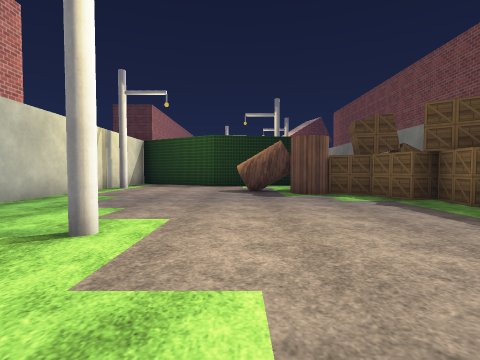
view 1 (above)

21 first-person views from a walk through a scene from a Unity 3-D project. The camera is 1.2 m above the floor, tilts 2° down and sees 85° across. The floor is counted in squares, 2 m on a side. Each view is taken from the middle of a square. On the plan, view 1 faces up. The plan holds only what a view shows up to about 9 squares ahead; the rest is blank. The place goes on beyond the plan. The player is left out. Surface patterns are stand-ins for the level's own textures.

view 2
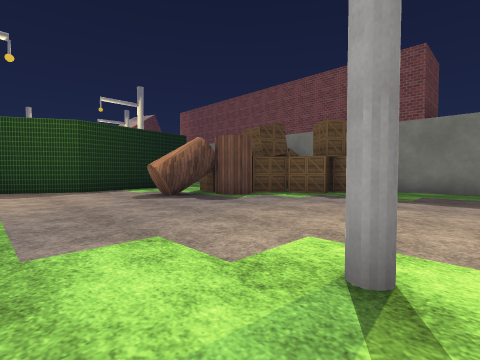

view 3
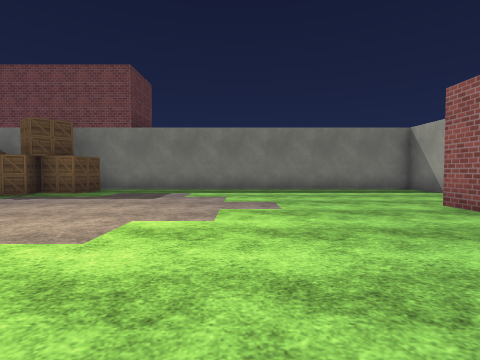

view 4
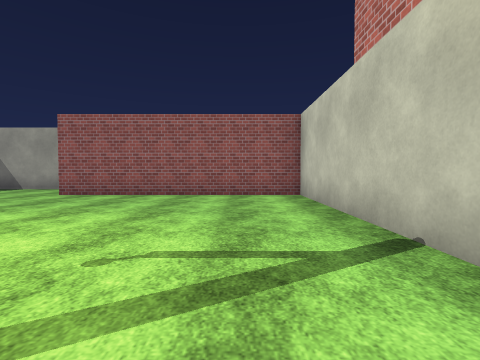

view 5
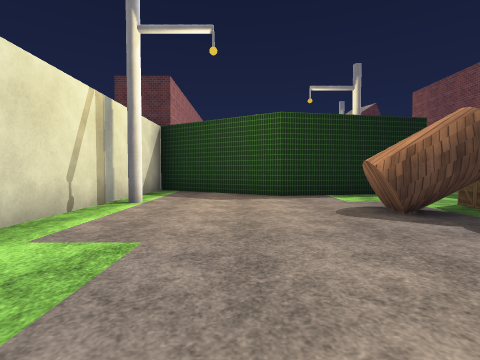

view 6
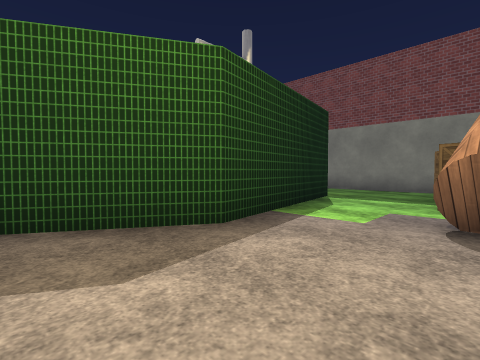

view 7
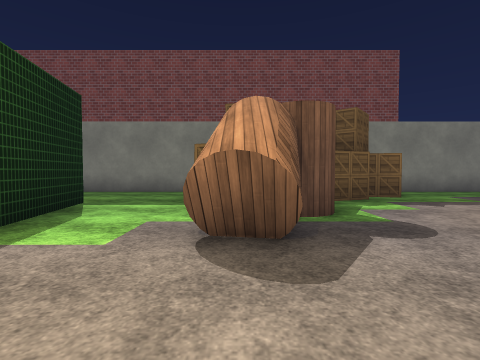

view 8
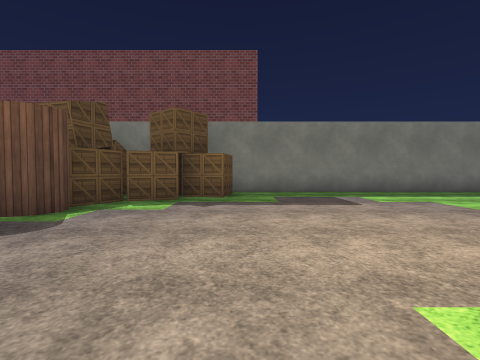

view 9
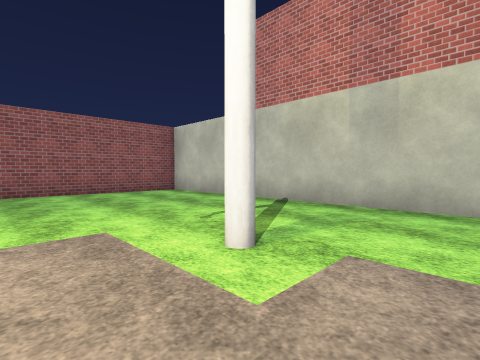

view 10
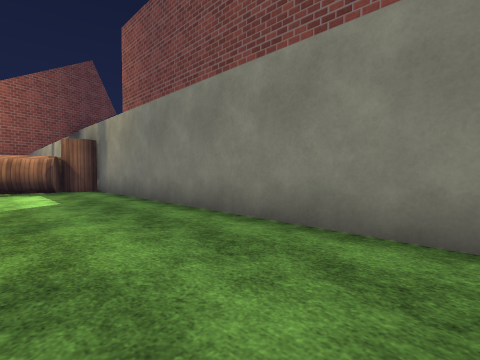

view 11
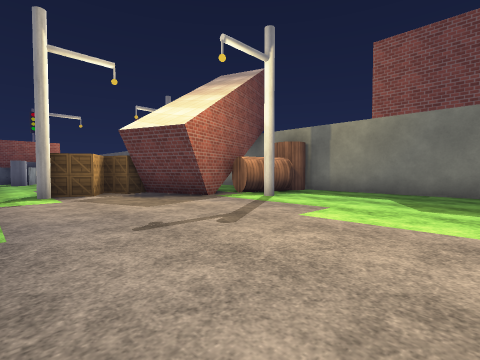

view 12
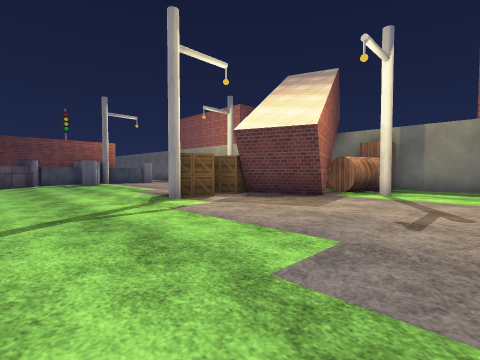

view 13
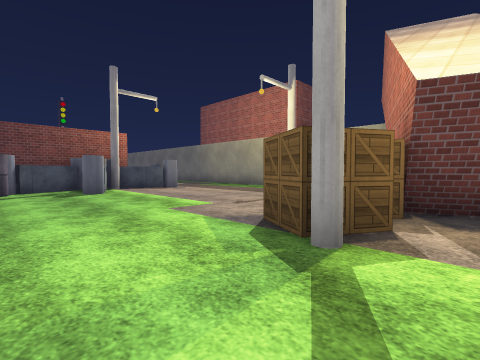

view 14
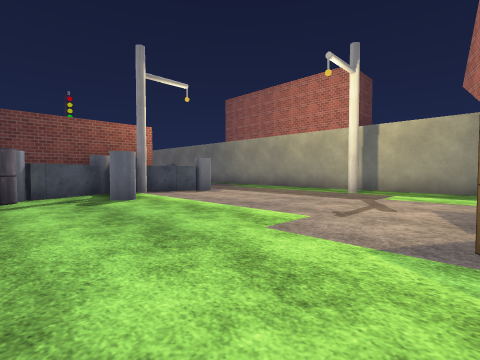

view 15
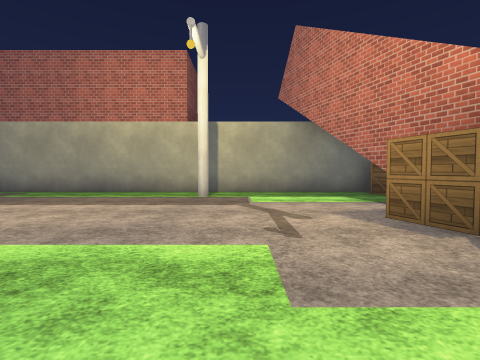

view 16
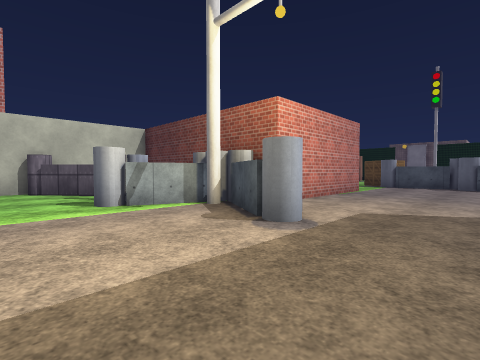

view 17
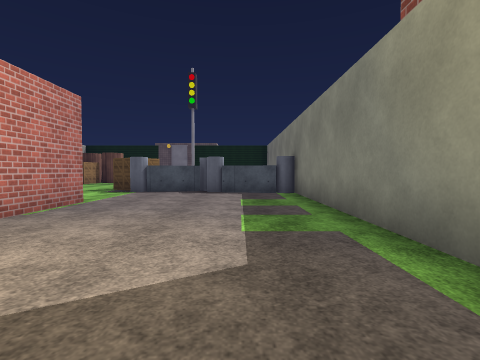

view 18
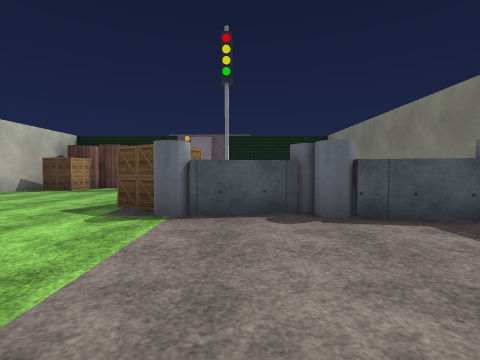

view 19
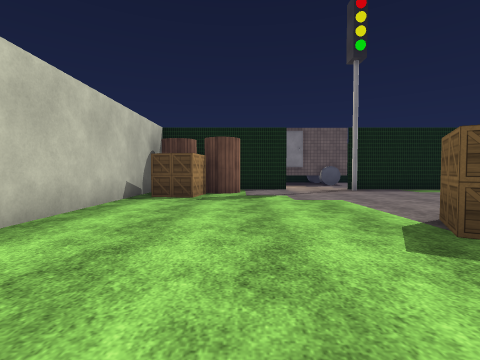

view 20
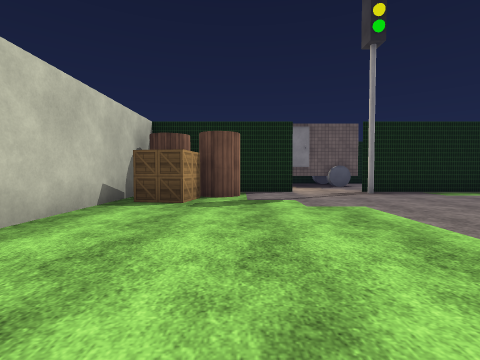

view 21
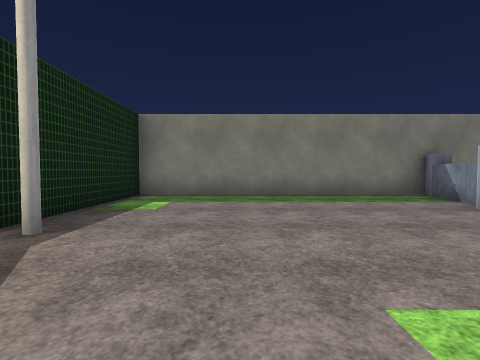

### Floor plan
Points are (right, up) in squares from view 1. A wall is a line through its corners. A room is listed if a view was taken in it or the views show most of it. See-through windows are left out.
Room 1 (views 1, 2, 3, 4, 5, 6, 7, 8, 9, 10)
walls: (5.5, 9) (5.5, 11.5); (2.9, 10.9) (-1, 10.2) (-4.5, 12.3) (-4.5, -3.5) (1.5, -3.5); (2.9, -5.5) (5.5, -5.5) (5.5, 4.6)
ways out: opening at (4, 12) to room 2
objects: other object (-4, 9); other object (-2, 2) to (-1, 3); other object (0, 8) to (1, 8); other object (2, 7); other object (2, 8) to (3, 8); other object (3, 7); other object (4, 5); other object (4, 6); other object (4, 7) to (5, 8); other object (4, 8); other object (4, 9); other object (5, 5) to (5, 6)
Room 2 (views 11, 12, 13, 14, 15, 16, 17, 18, 19, 20, 21)
walls: (1.7, 27.6) (0.5, 28.3); (-1.5, 29) (-2.6, 29); (-4.5, 27.5) (-4.5, 25.4); (1, 33.1) (1, 29.9); (2.5, 20.4) (3, 20.6); (3.4, 18.6) (1.8, 18.1); (4.5, 35.1) (3.4, 35.3); (2.6, 35.7) (1.5, 35.5); (5.5, 19.2) (5.5, 42.5) (1.5, 42.5); (1.6, 18) (1, 19.6); (3.6, 35.8) (4.5, 35.6); (-4.5, 41.4) (-4.5, 36.6); (-0.4, 42.5) (-2, 42.5); (5.5, 11.5) (5.5, 17.6)
low walls: (1.8, 18.1) (1.3, 19.6)
ways out: opening at (4, 12) to room 1; opening at (0.5, 43)
objects: other object (-4, 26) to (-3, 27); other object (-4, 40) to (-3, 40); other object (-4, 41) to (-4, 42); other object (-3, 28) to (-2, 28); other object (-3, 41) to (-2, 42); other object (-1, 20); other object (-1, 27); other object (-1, 28) to (-1, 29); other object (0, 20); other object (0, 20) to (1, 21); other object (0, 27); other object (0, 28); other object (0, 29); other object (0, 36) to (1, 37); other object (1, 36); other object (2, 12); other object (2, 28); other object (3, 17); other object (3, 17) to (4, 18); other object (3, 35); other object (3, 36); other object (4, 19) to (5, 19); other object (4, 24); other object (5, 18); other object (5, 35)

Positions as (right, up) in squares from view 1, and headings:
1: (0, 0), facing up
2: (-3, 2), facing up-right
3: (-3, 0), facing right
4: (-3, 3), facing down
5: (-2, 4), facing up
6: (-3, 8), facing up-right
7: (-2, 8), facing right
8: (-2, 4), facing right
9: (0, 4), facing down-left
10: (3, 9), facing up-right
11: (-2, 13), facing up-right
12: (-4, 15), facing up-right
13: (-3, 19), facing up-right
14: (-3, 21), facing up-right
15: (-2, 23), facing right
16: (4, 25), facing up-left
17: (4, 28), facing up
18: (2, 32), facing up
19: (-2, 34), facing up
20: (-2, 35), facing up
21: (-1, 40), facing right
